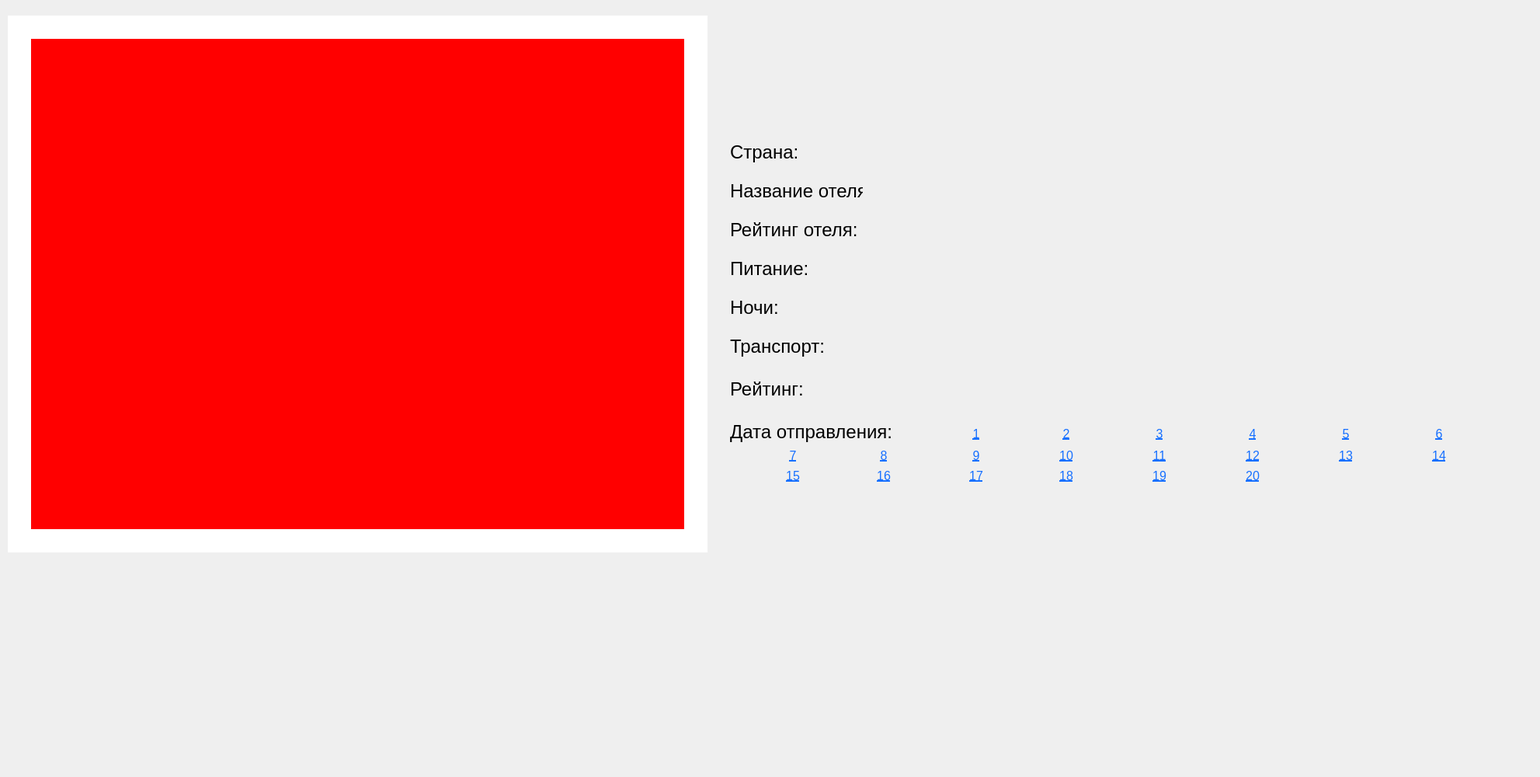
<?xml version="1.0" encoding="UTF-8"?>
<ui version="4.0">
 <class>exursion_output</class>
 <widget class="QDialog" name="exursion_output">
  <property name="geometry">
   <rect>
    <x>0</x>
    <y>0</y>
    <width>1983</width>
    <height>1000</height>
   </rect>
  </property>
  <property name="windowTitle">
   <string>Dialog</string>
  </property>
  <widget class="QLabel" name="picture">
   <property name="geometry">
    <rect>
     <x>40</x>
     <y>50</y>
     <width>841</width>
     <height>631</height>
    </rect>
   </property>
   <property name="styleSheet">
    <string notr="true">background-color: red</string>
   </property>
   <property name="text">
    <string/>
   </property>
  </widget>
  <widget class="QLabel" name="name">
   <property name="geometry">
    <rect>
     <x>940</x>
     <y>60</y>
     <width>771</width>
     <height>81</height>
    </rect>
   </property>
   <property name="font">
    <font>
     <family>Segoe Print</family>
     <pointsize>24</pointsize>
    </font>
   </property>
   <property name="text">
    <string/>
   </property>
  </widget>
  <widget class="QLabel" name="label_3">
   <property name="geometry">
    <rect>
     <x>940</x>
     <y>160</y>
     <width>131</width>
     <height>71</height>
    </rect>
   </property>
   <property name="font">
    <font>
     <pointsize>18</pointsize>
    </font>
   </property>
   <property name="text">
    <string>Страна:</string>
   </property>
  </widget>
  <widget class="QLabel" name="label_4">
   <property name="geometry">
    <rect>
     <x>940</x>
     <y>210</y>
     <width>171</width>
     <height>71</height>
    </rect>
   </property>
   <property name="font">
    <font>
     <pointsize>18</pointsize>
    </font>
   </property>
   <property name="text">
    <string>Название отеля:</string>
   </property>
  </widget>
  <widget class="QLabel" name="label_5">
   <property name="geometry">
    <rect>
     <x>940</x>
     <y>410</y>
     <width>171</width>
     <height>71</height>
    </rect>
   </property>
   <property name="font">
    <font>
     <pointsize>18</pointsize>
    </font>
   </property>
   <property name="text">
    <string>Транспорт:</string>
   </property>
  </widget>
  <widget class="QLabel" name="label_6">
   <property name="geometry">
    <rect>
     <x>940</x>
     <y>520</y>
     <width>271</width>
     <height>71</height>
    </rect>
   </property>
   <property name="font">
    <font>
     <pointsize>18</pointsize>
    </font>
   </property>
   <property name="text">
    <string>Дата отправления:</string>
   </property>
  </widget>
  <widget class="QLabel" name="country">
   <property name="geometry">
    <rect>
     <x>1090</x>
     <y>185</y>
     <width>331</width>
     <height>31</height>
    </rect>
   </property>
   <property name="font">
    <font>
     <pointsize>12</pointsize>
    </font>
   </property>
   <property name="text">
    <string/>
   </property>
  </widget>
  <widget class="QLabel" name="label_7">
   <property name="geometry">
    <rect>
     <x>940</x>
     <y>260</y>
     <width>211</width>
     <height>71</height>
    </rect>
   </property>
   <property name="font">
    <font>
     <pointsize>18</pointsize>
    </font>
   </property>
   <property name="text">
    <string>Рейтинг отеля:</string>
   </property>
  </widget>
  <widget class="QLabel" name="description">
   <property name="geometry">
    <rect>
     <x>30</x>
     <y>750</y>
     <width>1801</width>
     <height>191</height>
    </rect>
   </property>
   <property name="font">
    <font>
     <pointsize>20</pointsize>
    </font>
   </property>
   <property name="text">
    <string/>
   </property>
  </widget>
  <widget class="QLabel" name="label_8">
   <property name="geometry">
    <rect>
     <x>940</x>
     <y>360</y>
     <width>171</width>
     <height>71</height>
    </rect>
   </property>
   <property name="font">
    <font>
     <pointsize>18</pointsize>
    </font>
   </property>
   <property name="text">
    <string>Ночи:</string>
   </property>
  </widget>
  <widget class="QLabel" name="label_9">
   <property name="geometry">
    <rect>
     <x>940</x>
     <y>310</y>
     <width>171</width>
     <height>71</height>
    </rect>
   </property>
   <property name="font">
    <font>
     <pointsize>18</pointsize>
    </font>
   </property>
   <property name="text">
    <string>Питание:</string>
   </property>
  </widget>
  <widget class="QLabel" name="label_10">
   <property name="geometry">
    <rect>
     <x>940</x>
     <y>480</y>
     <width>211</width>
     <height>41</height>
    </rect>
   </property>
   <property name="font">
    <font>
     <pointsize>18</pointsize>
    </font>
   </property>
   <property name="text">
    <string>Рейтинг:</string>
   </property>
  </widget>
  <widget class="QLabel" name="picture_2">
   <property name="geometry">
    <rect>
     <x>10</x>
     <y>20</y>
     <width>901</width>
     <height>691</height>
    </rect>
   </property>
   <property name="styleSheet">
    <string notr="true">background-color: white</string>
   </property>
   <property name="text">
    <string/>
   </property>
  </widget>
  <widget class="QLabel" name="country_2">
   <property name="geometry">
    <rect>
     <x>1160</x>
     <y>180</y>
     <width>461</width>
     <height>41</height>
    </rect>
   </property>
   <property name="font">
    <font>
     <pointsize>18</pointsize>
    </font>
   </property>
   <property name="text">
    <string/>
   </property>
  </widget>
  <widget class="QLabel" name="hotel_name">
   <property name="geometry">
    <rect>
     <x>1160</x>
     <y>220</y>
     <width>461</width>
     <height>51</height>
    </rect>
   </property>
   <property name="font">
    <font>
     <pointsize>18</pointsize>
    </font>
   </property>
   <property name="text">
    <string/>
   </property>
  </widget>
  <widget class="QLabel" name="hotel_rate">
   <property name="geometry">
    <rect>
     <x>1160</x>
     <y>270</y>
     <width>461</width>
     <height>51</height>
    </rect>
   </property>
   <property name="font">
    <font>
     <pointsize>18</pointsize>
    </font>
   </property>
   <property name="text">
    <string/>
   </property>
  </widget>
  <widget class="QLabel" name="meals">
   <property name="geometry">
    <rect>
     <x>1160</x>
     <y>320</y>
     <width>461</width>
     <height>51</height>
    </rect>
   </property>
   <property name="font">
    <font>
     <pointsize>18</pointsize>
    </font>
   </property>
   <property name="text">
    <string/>
   </property>
  </widget>
  <widget class="QLabel" name="nights">
   <property name="geometry">
    <rect>
     <x>1160</x>
     <y>370</y>
     <width>461</width>
     <height>51</height>
    </rect>
   </property>
   <property name="font">
    <font>
     <pointsize>18</pointsize>
    </font>
   </property>
   <property name="text">
    <string/>
   </property>
  </widget>
  <widget class="QLabel" name="transport">
   <property name="geometry">
    <rect>
     <x>1160</x>
     <y>420</y>
     <width>461</width>
     <height>51</height>
    </rect>
   </property>
   <property name="font">
    <font>
     <pointsize>18</pointsize>
    </font>
   </property>
   <property name="text">
    <string/>
   </property>
  </widget>
  <widget class="QLabel" name="rate">
   <property name="geometry">
    <rect>
     <x>1160</x>
     <y>470</y>
     <width>461</width>
     <height>51</height>
    </rect>
   </property>
   <property name="font">
    <font>
     <pointsize>18</pointsize>
    </font>
   </property>
   <property name="text">
    <string/>
   </property>
  </widget>
  <widget class="QPushButton" name="first_date">
   <property name="geometry">
    <rect>
     <x>1202</x>
     <y>544</y>
     <width>110</width>
     <height>28</height>
    </rect>
   </property>
   <property name="font">
    <font>
     <pointsize>12</pointsize>
     <underline>true</underline>
    </font>
   </property>
   <property name="styleSheet">
    <string notr="true">color: rgb(23, 112, 255);
border: 0.3 px solid white;
background-color:rgba(255, 0, 0, 0)
</string>
   </property>
   <property name="text">
    <string>1</string>
   </property>
  </widget>
  <widget class="QPushButton" name="second_date">
   <property name="geometry">
    <rect>
     <x>1318</x>
     <y>544</y>
     <width>110</width>
     <height>28</height>
    </rect>
   </property>
   <property name="font">
    <font>
     <pointsize>12</pointsize>
     <underline>true</underline>
    </font>
   </property>
   <property name="styleSheet">
    <string notr="true">color: rgb(23, 112, 255);
border: 0.3 px solid white;
background-color:rgba(255, 0, 0, 0)
</string>
   </property>
   <property name="text">
    <string>2</string>
   </property>
  </widget>
  <widget class="QPushButton" name="third_date">
   <property name="geometry">
    <rect>
     <x>1438</x>
     <y>544</y>
     <width>110</width>
     <height>28</height>
    </rect>
   </property>
   <property name="font">
    <font>
     <pointsize>12</pointsize>
     <underline>true</underline>
    </font>
   </property>
   <property name="styleSheet">
    <string notr="true">color: rgb(23, 112, 255);
border: 0.3 px solid white;
background-color:rgba(255, 0, 0, 0)
</string>
   </property>
   <property name="text">
    <string>3</string>
   </property>
  </widget>
  <widget class="QPushButton" name="fouth_date">
   <property name="geometry">
    <rect>
     <x>1558</x>
     <y>544</y>
     <width>110</width>
     <height>28</height>
    </rect>
   </property>
   <property name="font">
    <font>
     <pointsize>12</pointsize>
     <underline>true</underline>
    </font>
   </property>
   <property name="styleSheet">
    <string notr="true">color: rgb(23, 112, 255);
border: 0.3 px solid white;
background-color:rgba(255, 0, 0, 0)
</string>
   </property>
   <property name="text">
    <string>4</string>
   </property>
  </widget>
  <widget class="QPushButton" name="fifth_date">
   <property name="geometry">
    <rect>
     <x>1678</x>
     <y>544</y>
     <width>110</width>
     <height>28</height>
    </rect>
   </property>
   <property name="font">
    <font>
     <pointsize>12</pointsize>
     <underline>true</underline>
    </font>
   </property>
   <property name="styleSheet">
    <string notr="true">color: rgb(23, 112, 255);
border: 0.3 px solid white;
background-color:rgba(255, 0, 0, 0)
</string>
   </property>
   <property name="text">
    <string>5</string>
   </property>
  </widget>
  <widget class="QPushButton" name="eighth_date">
   <property name="geometry">
    <rect>
     <x>1083</x>
     <y>572</y>
     <width>110</width>
     <height>28</height>
    </rect>
   </property>
   <property name="font">
    <font>
     <pointsize>12</pointsize>
     <underline>true</underline>
    </font>
   </property>
   <property name="styleSheet">
    <string notr="true">color: rgb(23, 112, 255);
border: 0.3 px solid white;
background-color:rgba(255, 0, 0, 0)
</string>
   </property>
   <property name="text">
    <string>8</string>
   </property>
  </widget>
  <widget class="QPushButton" name="sixth_date">
   <property name="geometry">
    <rect>
     <x>1798</x>
     <y>544</y>
     <width>110</width>
     <height>28</height>
    </rect>
   </property>
   <property name="font">
    <font>
     <pointsize>12</pointsize>
     <underline>true</underline>
    </font>
   </property>
   <property name="styleSheet">
    <string notr="true">color: rgb(23, 112, 255);
border: 0.3 px solid white;
background-color:rgba(255, 0, 0, 0)
</string>
   </property>
   <property name="text">
    <string>6</string>
   </property>
  </widget>
  <widget class="QPushButton" name="seventh_date">
   <property name="geometry">
    <rect>
     <x>966</x>
     <y>572</y>
     <width>110</width>
     <height>28</height>
    </rect>
   </property>
   <property name="font">
    <font>
     <pointsize>12</pointsize>
     <underline>true</underline>
    </font>
   </property>
   <property name="styleSheet">
    <string notr="true">color: rgb(23, 112, 255);
border: 0.3 px solid white;
background-color:rgba(255, 0, 0, 0)
</string>
   </property>
   <property name="text">
    <string>7</string>
   </property>
  </widget>
  <widget class="QPushButton" name="ninth_date">
   <property name="geometry">
    <rect>
     <x>1202</x>
     <y>572</y>
     <width>110</width>
     <height>28</height>
    </rect>
   </property>
   <property name="font">
    <font>
     <pointsize>12</pointsize>
     <underline>true</underline>
    </font>
   </property>
   <property name="styleSheet">
    <string notr="true">color: rgb(23, 112, 255);
border: 0.3 px solid white;
background-color:rgba(255, 0, 0, 0)
</string>
   </property>
   <property name="text">
    <string>9</string>
   </property>
  </widget>
  <widget class="QPushButton" name="twelth_date">
   <property name="geometry">
    <rect>
     <x>1558</x>
     <y>572</y>
     <width>110</width>
     <height>28</height>
    </rect>
   </property>
   <property name="font">
    <font>
     <pointsize>12</pointsize>
     <underline>true</underline>
    </font>
   </property>
   <property name="styleSheet">
    <string notr="true">color: rgb(23, 112, 255);
border: 0.3 px solid white;
background-color:rgba(255, 0, 0, 0)
</string>
   </property>
   <property name="text">
    <string>12</string>
   </property>
  </widget>
  <widget class="QPushButton" name="tenth_date">
   <property name="geometry">
    <rect>
     <x>1318</x>
     <y>572</y>
     <width>110</width>
     <height>28</height>
    </rect>
   </property>
   <property name="font">
    <font>
     <pointsize>12</pointsize>
     <underline>true</underline>
    </font>
   </property>
   <property name="styleSheet">
    <string notr="true">color: rgb(23, 112, 255);
border: 0.3 px solid white;
background-color:rgba(255, 0, 0, 0)
</string>
   </property>
   <property name="text">
    <string>10</string>
   </property>
  </widget>
  <widget class="QPushButton" name="eleventh_date">
   <property name="geometry">
    <rect>
     <x>1438</x>
     <y>572</y>
     <width>110</width>
     <height>28</height>
    </rect>
   </property>
   <property name="font">
    <font>
     <pointsize>12</pointsize>
     <underline>true</underline>
    </font>
   </property>
   <property name="styleSheet">
    <string notr="true">color: rgb(23, 112, 255);
border: 0.3 px solid white;
background-color:rgba(255, 0, 0, 0)
</string>
   </property>
   <property name="text">
    <string>11</string>
   </property>
  </widget>
  <widget class="QPushButton" name="thirteen_date">
   <property name="geometry">
    <rect>
     <x>1678</x>
     <y>572</y>
     <width>110</width>
     <height>28</height>
    </rect>
   </property>
   <property name="font">
    <font>
     <pointsize>12</pointsize>
     <underline>true</underline>
    </font>
   </property>
   <property name="styleSheet">
    <string notr="true">color: rgb(23, 112, 255);
border: 0.3 px solid white;
background-color:rgba(255, 0, 0, 0)
</string>
   </property>
   <property name="text">
    <string>13</string>
   </property>
  </widget>
  <widget class="QPushButton" name="fourteenht_date">
   <property name="geometry">
    <rect>
     <x>1798</x>
     <y>572</y>
     <width>110</width>
     <height>28</height>
    </rect>
   </property>
   <property name="font">
    <font>
     <pointsize>12</pointsize>
     <underline>true</underline>
    </font>
   </property>
   <property name="styleSheet">
    <string notr="true">color: rgb(23, 112, 255);
border: 0.3 px solid white;
background-color:rgba(255, 0, 0, 0)
</string>
   </property>
   <property name="text">
    <string>14</string>
   </property>
  </widget>
  <widget class="QPushButton" name="fifth_date_3">
   <property name="geometry">
    <rect>
     <x>1678</x>
     <y>598</y>
     <width>110</width>
     <height>28</height>
    </rect>
   </property>
   <property name="font">
    <font>
     <pointsize>12</pointsize>
     <underline>true</underline>
    </font>
   </property>
   <property name="styleSheet">
    <string notr="true">color: rgb(23, 112, 255);
border: 0.3 px solid white;
background-color:rgba(255, 0, 0, 0)
</string>
   </property>
   <property name="text">
    <string/>
   </property>
  </widget>
  <widget class="QPushButton" name="sixteenth_date">
   <property name="geometry">
    <rect>
     <x>1083</x>
     <y>598</y>
     <width>110</width>
     <height>28</height>
    </rect>
   </property>
   <property name="font">
    <font>
     <pointsize>12</pointsize>
     <underline>true</underline>
    </font>
   </property>
   <property name="styleSheet">
    <string notr="true">color: rgb(23, 112, 255);
border: 0.3 px solid white;
background-color:rgba(255, 0, 0, 0)
</string>
   </property>
   <property name="text">
    <string>16</string>
   </property>
  </widget>
  <widget class="QPushButton" name="eighteenth_date">
   <property name="geometry">
    <rect>
     <x>1318</x>
     <y>598</y>
     <width>110</width>
     <height>28</height>
    </rect>
   </property>
   <property name="font">
    <font>
     <pointsize>12</pointsize>
     <underline>true</underline>
    </font>
   </property>
   <property name="styleSheet">
    <string notr="true">color: rgb(23, 112, 255);
border: 0.3 px solid white;
background-color:rgba(255, 0, 0, 0)
</string>
   </property>
   <property name="text">
    <string>18</string>
   </property>
  </widget>
  <widget class="QPushButton" name="nineteenth_date">
   <property name="geometry">
    <rect>
     <x>1438</x>
     <y>598</y>
     <width>110</width>
     <height>28</height>
    </rect>
   </property>
   <property name="font">
    <font>
     <pointsize>12</pointsize>
     <underline>true</underline>
    </font>
   </property>
   <property name="styleSheet">
    <string notr="true">color: rgb(23, 112, 255);
border: 0.3 px solid white;
background-color:rgba(255, 0, 0, 0)
</string>
   </property>
   <property name="text">
    <string>19</string>
   </property>
  </widget>
  <widget class="QPushButton" name="twenteenth_date">
   <property name="geometry">
    <rect>
     <x>1558</x>
     <y>598</y>
     <width>110</width>
     <height>28</height>
    </rect>
   </property>
   <property name="font">
    <font>
     <pointsize>12</pointsize>
     <underline>true</underline>
    </font>
   </property>
   <property name="styleSheet">
    <string notr="true">color: rgb(23, 112, 255);
border: 0.3 px solid white;
background-color:rgba(255, 0, 0, 0)
</string>
   </property>
   <property name="text">
    <string>20</string>
   </property>
  </widget>
  <widget class="QPushButton" name="sixth_date_3">
   <property name="geometry">
    <rect>
     <x>1798</x>
     <y>598</y>
     <width>110</width>
     <height>28</height>
    </rect>
   </property>
   <property name="font">
    <font>
     <pointsize>12</pointsize>
     <underline>true</underline>
    </font>
   </property>
   <property name="styleSheet">
    <string notr="true">color: rgb(23, 112, 255);
border: 0.3 px solid white;
background-color:rgba(255, 0, 0, 0)
</string>
   </property>
   <property name="text">
    <string/>
   </property>
  </widget>
  <widget class="QPushButton" name="fifteenth_date">
   <property name="geometry">
    <rect>
     <x>966</x>
     <y>598</y>
     <width>110</width>
     <height>28</height>
    </rect>
   </property>
   <property name="font">
    <font>
     <pointsize>12</pointsize>
     <underline>true</underline>
    </font>
   </property>
   <property name="styleSheet">
    <string notr="true">color: rgb(23, 112, 255);
border: 0.3 px solid white;
background-color:rgba(255, 0, 0, 0)
</string>
   </property>
   <property name="text">
    <string>15</string>
   </property>
  </widget>
  <widget class="QPushButton" name="seventeenth_date">
   <property name="geometry">
    <rect>
     <x>1202</x>
     <y>598</y>
     <width>110</width>
     <height>28</height>
    </rect>
   </property>
   <property name="font">
    <font>
     <pointsize>12</pointsize>
     <underline>true</underline>
    </font>
   </property>
   <property name="styleSheet">
    <string notr="true">color: rgb(23, 112, 255);
border: 0.3 px solid white;
background-color:rgba(255, 0, 0, 0)
</string>
   </property>
   <property name="text">
    <string>17</string>
   </property>
  </widget>
  <widget class="QPushButton" name="fifth_date_4">
   <property name="geometry">
    <rect>
     <x>1678</x>
     <y>624</y>
     <width>110</width>
     <height>28</height>
    </rect>
   </property>
   <property name="font">
    <font>
     <pointsize>12</pointsize>
     <underline>true</underline>
    </font>
   </property>
   <property name="styleSheet">
    <string notr="true">color: rgb(23, 112, 255);
border: 0.3 px solid white;
background-color:rgba(255, 0, 0, 0)
</string>
   </property>
   <property name="text">
    <string/>
   </property>
  </widget>
  <widget class="QPushButton" name="twelth_date_3">
   <property name="geometry">
    <rect>
     <x>1558</x>
     <y>650</y>
     <width>110</width>
     <height>28</height>
    </rect>
   </property>
   <property name="font">
    <font>
     <pointsize>12</pointsize>
     <underline>true</underline>
    </font>
   </property>
   <property name="styleSheet">
    <string notr="true">color: rgb(23, 112, 255);
border: 0.3 px solid white;
background-color:rgba(255, 0, 0, 0)
</string>
   </property>
   <property name="text">
    <string/>
   </property>
  </widget>
  <widget class="QPushButton" name="fifth_date_5">
   <property name="geometry">
    <rect>
     <x>1678</x>
     <y>650</y>
     <width>110</width>
     <height>28</height>
    </rect>
   </property>
   <property name="font">
    <font>
     <pointsize>12</pointsize>
     <underline>true</underline>
    </font>
   </property>
   <property name="styleSheet">
    <string notr="true">color: rgb(23, 112, 255);
border: 0.3 px solid white;
background-color:rgba(255, 0, 0, 0)
</string>
   </property>
   <property name="text">
    <string/>
   </property>
  </widget>
  <widget class="QPushButton" name="eighth_date_3">
   <property name="geometry">
    <rect>
     <x>1083</x>
     <y>624</y>
     <width>110</width>
     <height>28</height>
    </rect>
   </property>
   <property name="font">
    <font>
     <pointsize>12</pointsize>
     <underline>true</underline>
    </font>
   </property>
   <property name="styleSheet">
    <string notr="true">color: rgb(23, 112, 255);
border: 0.3 px solid white;
background-color:rgba(255, 0, 0, 0)
</string>
   </property>
   <property name="text">
    <string/>
   </property>
  </widget>
  <widget class="QPushButton" name="tenth_date_3">
   <property name="geometry">
    <rect>
     <x>1318</x>
     <y>624</y>
     <width>110</width>
     <height>28</height>
    </rect>
   </property>
   <property name="font">
    <font>
     <pointsize>12</pointsize>
     <underline>true</underline>
    </font>
   </property>
   <property name="styleSheet">
    <string notr="true">color: rgb(23, 112, 255);
border: 0.3 px solid white;
background-color:rgba(255, 0, 0, 0)
</string>
   </property>
   <property name="text">
    <string/>
   </property>
  </widget>
  <widget class="QPushButton" name="eleventh_date_3">
   <property name="geometry">
    <rect>
     <x>1438</x>
     <y>650</y>
     <width>110</width>
     <height>28</height>
    </rect>
   </property>
   <property name="font">
    <font>
     <pointsize>12</pointsize>
     <underline>true</underline>
    </font>
   </property>
   <property name="styleSheet">
    <string notr="true">color: rgb(23, 112, 255);
border: 0.3 px solid white;
background-color:rgba(255, 0, 0, 0)
</string>
   </property>
   <property name="text">
    <string/>
   </property>
  </widget>
  <widget class="QPushButton" name="ninth_date_3">
   <property name="geometry">
    <rect>
     <x>1202</x>
     <y>650</y>
     <width>110</width>
     <height>28</height>
    </rect>
   </property>
   <property name="font">
    <font>
     <pointsize>12</pointsize>
     <underline>true</underline>
    </font>
   </property>
   <property name="styleSheet">
    <string notr="true">color: rgb(23, 112, 255);
border: 0.3 px solid white;
background-color:rgba(255, 0, 0, 0)
</string>
   </property>
   <property name="text">
    <string/>
   </property>
  </widget>
  <widget class="QPushButton" name="tenth_date_4">
   <property name="geometry">
    <rect>
     <x>1318</x>
     <y>650</y>
     <width>110</width>
     <height>28</height>
    </rect>
   </property>
   <property name="font">
    <font>
     <pointsize>12</pointsize>
     <underline>true</underline>
    </font>
   </property>
   <property name="styleSheet">
    <string notr="true">color: rgb(23, 112, 255);
border: 0.3 px solid white;
background-color:rgba(255, 0, 0, 0)
</string>
   </property>
   <property name="text">
    <string/>
   </property>
  </widget>
  <widget class="QPushButton" name="sixth_date_4">
   <property name="geometry">
    <rect>
     <x>1798</x>
     <y>650</y>
     <width>110</width>
     <height>28</height>
    </rect>
   </property>
   <property name="font">
    <font>
     <pointsize>12</pointsize>
     <underline>true</underline>
    </font>
   </property>
   <property name="styleSheet">
    <string notr="true">color: rgb(23, 112, 255);
border: 0.3 px solid white;
background-color:rgba(255, 0, 0, 0)
</string>
   </property>
   <property name="text">
    <string/>
   </property>
  </widget>
  <widget class="QPushButton" name="seventh_date_3">
   <property name="geometry">
    <rect>
     <x>966</x>
     <y>650</y>
     <width>110</width>
     <height>28</height>
    </rect>
   </property>
   <property name="font">
    <font>
     <pointsize>12</pointsize>
     <underline>true</underline>
    </font>
   </property>
   <property name="styleSheet">
    <string notr="true">color: rgb(23, 112, 255);
border: 0.3 px solid white;
background-color:rgba(255, 0, 0, 0)
</string>
   </property>
   <property name="text">
    <string/>
   </property>
  </widget>
  <widget class="QPushButton" name="eleventh_date_4">
   <property name="geometry">
    <rect>
     <x>1438</x>
     <y>624</y>
     <width>110</width>
     <height>28</height>
    </rect>
   </property>
   <property name="font">
    <font>
     <pointsize>12</pointsize>
     <underline>true</underline>
    </font>
   </property>
   <property name="styleSheet">
    <string notr="true">color: rgb(23, 112, 255);
border: 0.3 px solid white;
background-color:rgba(255, 0, 0, 0)
</string>
   </property>
   <property name="text">
    <string/>
   </property>
  </widget>
  <widget class="QPushButton" name="twelth_date_4">
   <property name="geometry">
    <rect>
     <x>1558</x>
     <y>624</y>
     <width>110</width>
     <height>28</height>
    </rect>
   </property>
   <property name="font">
    <font>
     <pointsize>12</pointsize>
     <underline>true</underline>
    </font>
   </property>
   <property name="styleSheet">
    <string notr="true">color: rgb(23, 112, 255);
border: 0.3 px solid white;
background-color:rgba(255, 0, 0, 0)
</string>
   </property>
   <property name="text">
    <string/>
   </property>
  </widget>
  <widget class="QPushButton" name="sixth_date_5">
   <property name="geometry">
    <rect>
     <x>1798</x>
     <y>624</y>
     <width>110</width>
     <height>28</height>
    </rect>
   </property>
   <property name="font">
    <font>
     <pointsize>12</pointsize>
     <underline>true</underline>
    </font>
   </property>
   <property name="styleSheet">
    <string notr="true">color: rgb(23, 112, 255);
border: 0.3 px solid white;
background-color:rgba(255, 0, 0, 0)
</string>
   </property>
   <property name="text">
    <string/>
   </property>
  </widget>
  <widget class="QPushButton" name="seventh_date_4">
   <property name="geometry">
    <rect>
     <x>966</x>
     <y>624</y>
     <width>110</width>
     <height>28</height>
    </rect>
   </property>
   <property name="font">
    <font>
     <pointsize>12</pointsize>
     <underline>true</underline>
    </font>
   </property>
   <property name="styleSheet">
    <string notr="true">color: rgb(23, 112, 255);
border: 0.3 px solid white;
background-color:rgba(255, 0, 0, 0)
</string>
   </property>
   <property name="text">
    <string/>
   </property>
  </widget>
  <widget class="QPushButton" name="ninth_date_4">
   <property name="geometry">
    <rect>
     <x>1202</x>
     <y>624</y>
     <width>110</width>
     <height>28</height>
    </rect>
   </property>
   <property name="font">
    <font>
     <pointsize>12</pointsize>
     <underline>true</underline>
    </font>
   </property>
   <property name="styleSheet">
    <string notr="true">color: rgb(23, 112, 255);
border: 0.3 px solid white;
background-color:rgba(255, 0, 0, 0)
</string>
   </property>
   <property name="text">
    <string/>
   </property>
  </widget>
  <widget class="QPushButton" name="eighth_date_4">
   <property name="geometry">
    <rect>
     <x>1083</x>
     <y>650</y>
     <width>110</width>
     <height>28</height>
    </rect>
   </property>
   <property name="font">
    <font>
     <pointsize>12</pointsize>
     <underline>true</underline>
    </font>
   </property>
   <property name="styleSheet">
    <string notr="true">color: rgb(23, 112, 255);
border: 0.3 px solid white;
background-color:rgba(255, 0, 0, 0)
</string>
   </property>
   <property name="text">
    <string/>
   </property>
  </widget>
  <widget class="QPushButton" name="ninth_date_5">
   <property name="geometry">
    <rect>
     <x>1202</x>
     <y>675</y>
     <width>110</width>
     <height>28</height>
    </rect>
   </property>
   <property name="font">
    <font>
     <pointsize>12</pointsize>
     <underline>true</underline>
    </font>
   </property>
   <property name="styleSheet">
    <string notr="true">color: rgb(23, 112, 255);
border: 0.3 px solid white;
background-color:rgba(255, 0, 0, 0)
</string>
   </property>
   <property name="text">
    <string/>
   </property>
  </widget>
  <widget class="QPushButton" name="seventh_date_5">
   <property name="geometry">
    <rect>
     <x>966</x>
     <y>675</y>
     <width>110</width>
     <height>28</height>
    </rect>
   </property>
   <property name="font">
    <font>
     <pointsize>12</pointsize>
     <underline>true</underline>
    </font>
   </property>
   <property name="styleSheet">
    <string notr="true">color: rgb(23, 112, 255);
border: 0.3 px solid white;
background-color:rgba(255, 0, 0, 0)
</string>
   </property>
   <property name="text">
    <string/>
   </property>
  </widget>
  <widget class="QPushButton" name="eighth_date_5">
   <property name="geometry">
    <rect>
     <x>1083</x>
     <y>675</y>
     <width>110</width>
     <height>28</height>
    </rect>
   </property>
   <property name="font">
    <font>
     <pointsize>12</pointsize>
     <underline>true</underline>
    </font>
   </property>
   <property name="styleSheet">
    <string notr="true">color: rgb(23, 112, 255);
border: 0.3 px solid white;
background-color:rgba(255, 0, 0, 0)
</string>
   </property>
   <property name="text">
    <string/>
   </property>
  </widget>
  <widget class="QPushButton" name="fifth_date_6">
   <property name="geometry">
    <rect>
     <x>1678</x>
     <y>675</y>
     <width>110</width>
     <height>28</height>
    </rect>
   </property>
   <property name="font">
    <font>
     <pointsize>12</pointsize>
     <underline>true</underline>
    </font>
   </property>
   <property name="styleSheet">
    <string notr="true">color: rgb(23, 112, 255);
border: 0.3 px solid white;
background-color:rgba(255, 0, 0, 0)
</string>
   </property>
   <property name="text">
    <string/>
   </property>
  </widget>
  <widget class="QPushButton" name="eleventh_date_5">
   <property name="geometry">
    <rect>
     <x>1438</x>
     <y>675</y>
     <width>110</width>
     <height>28</height>
    </rect>
   </property>
   <property name="font">
    <font>
     <pointsize>12</pointsize>
     <underline>true</underline>
    </font>
   </property>
   <property name="styleSheet">
    <string notr="true">color: rgb(23, 112, 255);
border: 0.3 px solid white;
background-color:rgba(255, 0, 0, 0)
</string>
   </property>
   <property name="text">
    <string/>
   </property>
  </widget>
  <widget class="QPushButton" name="twelth_date_5">
   <property name="geometry">
    <rect>
     <x>1558</x>
     <y>675</y>
     <width>110</width>
     <height>28</height>
    </rect>
   </property>
   <property name="font">
    <font>
     <pointsize>12</pointsize>
     <underline>true</underline>
    </font>
   </property>
   <property name="styleSheet">
    <string notr="true">color: rgb(23, 112, 255);
border: 0.3 px solid white;
background-color:rgba(255, 0, 0, 0)
</string>
   </property>
   <property name="text">
    <string/>
   </property>
  </widget>
  <widget class="QPushButton" name="tenth_date_5">
   <property name="geometry">
    <rect>
     <x>1318</x>
     <y>675</y>
     <width>110</width>
     <height>28</height>
    </rect>
   </property>
   <property name="font">
    <font>
     <pointsize>12</pointsize>
     <underline>true</underline>
    </font>
   </property>
   <property name="styleSheet">
    <string notr="true">color: rgb(23, 112, 255);
border: 0.3 px solid white;
background-color:rgba(255, 0, 0, 0)
</string>
   </property>
   <property name="text">
    <string/>
   </property>
  </widget>
  <widget class="QPushButton" name="sixth_date_6">
   <property name="geometry">
    <rect>
     <x>1798</x>
     <y>675</y>
     <width>110</width>
     <height>28</height>
    </rect>
   </property>
   <property name="font">
    <font>
     <pointsize>12</pointsize>
     <underline>true</underline>
    </font>
   </property>
   <property name="styleSheet">
    <string notr="true">color: rgb(23, 112, 255);
border: 0.3 px solid white;
background-color:rgba(255, 0, 0, 0)
</string>
   </property>
   <property name="text">
    <string/>
   </property>
  </widget>
  <widget class="QLabel" name="user_login">
   <property name="geometry">
    <rect>
     <x>1820</x>
     <y>140</y>
     <width>111</width>
     <height>16</height>
    </rect>
   </property>
   <property name="text">
    <string/>
   </property>
  </widget>
  <widget class="QLabel" name="user_icon">
   <property name="geometry">
    <rect>
     <x>1820</x>
     <y>20</y>
     <width>101</width>
     <height>101</height>
    </rect>
   </property>
   <property name="text">
    <string/>
   </property>
  </widget>
  <widget class="QPushButton" name="pushButton_18">
   <property name="geometry">
    <rect>
     <x>1820</x>
     <y>20</y>
     <width>121</width>
     <height>121</height>
    </rect>
   </property>
   <property name="styleSheet">
    <string notr="true">border: 0.3 px solid white;
background-color:rgba(255, 0, 0, 0)</string>
   </property>
   <property name="text">
    <string/>
   </property>
  </widget>
  <widget class="QLabel" name="login">
   <property name="geometry">
    <rect>
     <x>1820</x>
     <y>150</y>
     <width>81</width>
     <height>21</height>
    </rect>
   </property>
   <property name="text">
    <string/>
   </property>
  </widget>
  <widget class="QLabel" name="mainpicture">
   <property name="geometry">
    <rect>
     <x>0</x>
     <y>0</y>
     <width>1981</width>
     <height>1001</height>
    </rect>
   </property>
   <property name="text">
    <string/>
   </property>
  </widget>
  <zorder>mainpicture</zorder>
  <zorder>picture_2</zorder>
  <zorder>picture</zorder>
  <zorder>name</zorder>
  <zorder>label_3</zorder>
  <zorder>label_4</zorder>
  <zorder>label_5</zorder>
  <zorder>label_6</zorder>
  <zorder>country</zorder>
  <zorder>label_7</zorder>
  <zorder>description</zorder>
  <zorder>label_8</zorder>
  <zorder>label_9</zorder>
  <zorder>label_10</zorder>
  <zorder>country_2</zorder>
  <zorder>hotel_name</zorder>
  <zorder>hotel_rate</zorder>
  <zorder>meals</zorder>
  <zorder>nights</zorder>
  <zorder>transport</zorder>
  <zorder>rate</zorder>
  <zorder>first_date</zorder>
  <zorder>second_date</zorder>
  <zorder>third_date</zorder>
  <zorder>fouth_date</zorder>
  <zorder>fifth_date</zorder>
  <zorder>eighth_date</zorder>
  <zorder>sixth_date</zorder>
  <zorder>seventh_date</zorder>
  <zorder>ninth_date</zorder>
  <zorder>twelth_date</zorder>
  <zorder>tenth_date</zorder>
  <zorder>eleventh_date</zorder>
  <zorder>thirteen_date</zorder>
  <zorder>fourteenht_date</zorder>
  <zorder>fifth_date_3</zorder>
  <zorder>sixteenth_date</zorder>
  <zorder>eighteenth_date</zorder>
  <zorder>nineteenth_date</zorder>
  <zorder>twenteenth_date</zorder>
  <zorder>sixth_date_3</zorder>
  <zorder>fifteenth_date</zorder>
  <zorder>seventeenth_date</zorder>
  <zorder>fifth_date_4</zorder>
  <zorder>twelth_date_3</zorder>
  <zorder>fifth_date_5</zorder>
  <zorder>eighth_date_3</zorder>
  <zorder>tenth_date_3</zorder>
  <zorder>eleventh_date_3</zorder>
  <zorder>ninth_date_3</zorder>
  <zorder>tenth_date_4</zorder>
  <zorder>sixth_date_4</zorder>
  <zorder>seventh_date_3</zorder>
  <zorder>eleventh_date_4</zorder>
  <zorder>twelth_date_4</zorder>
  <zorder>sixth_date_5</zorder>
  <zorder>seventh_date_4</zorder>
  <zorder>ninth_date_4</zorder>
  <zorder>eighth_date_4</zorder>
  <zorder>ninth_date_5</zorder>
  <zorder>seventh_date_5</zorder>
  <zorder>eighth_date_5</zorder>
  <zorder>fifth_date_6</zorder>
  <zorder>eleventh_date_5</zorder>
  <zorder>twelth_date_5</zorder>
  <zorder>tenth_date_5</zorder>
  <zorder>sixth_date_6</zorder>
  <zorder>user_login</zorder>
  <zorder>user_icon</zorder>
  <zorder>pushButton_18</zorder>
  <zorder>login</zorder>
 </widget>
 <resources/>
 <connections/>
</ui>
